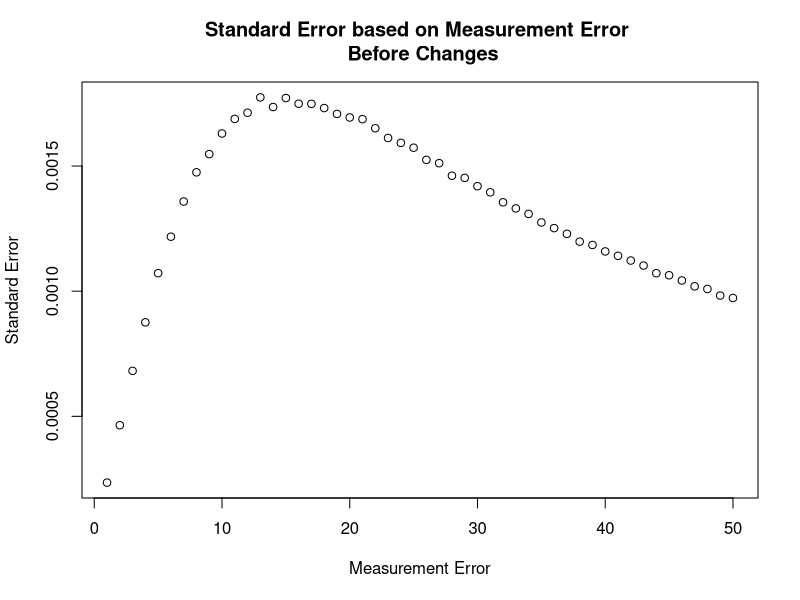
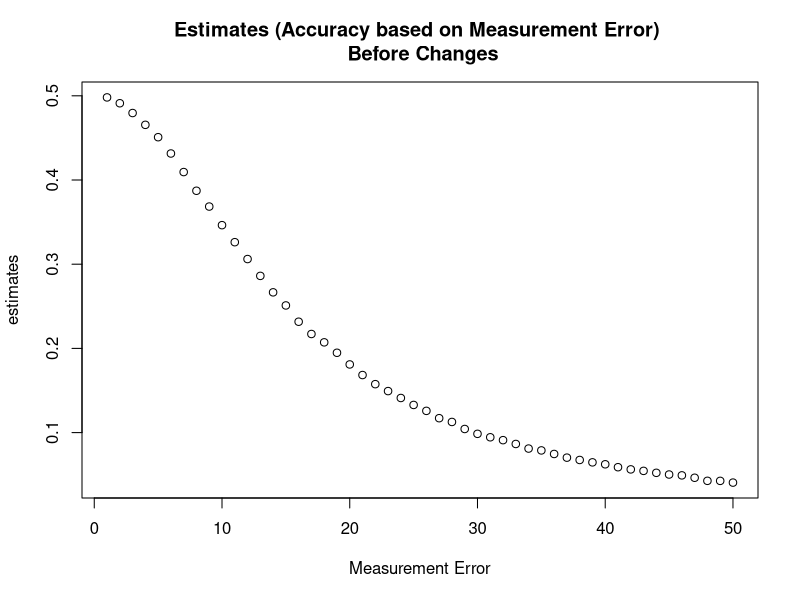
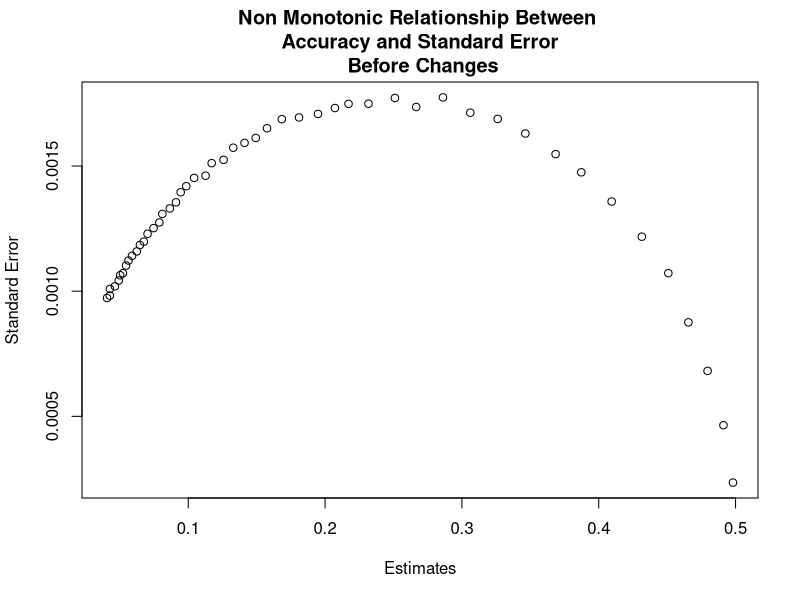
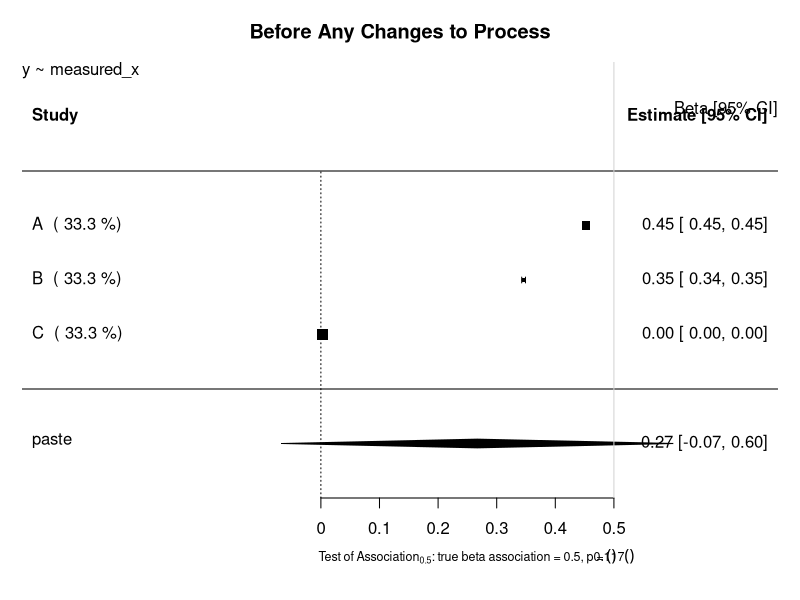
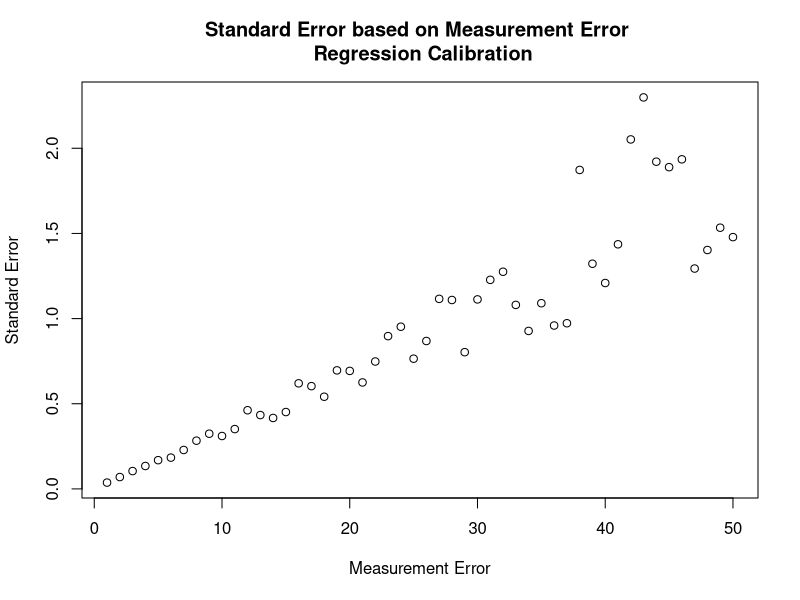
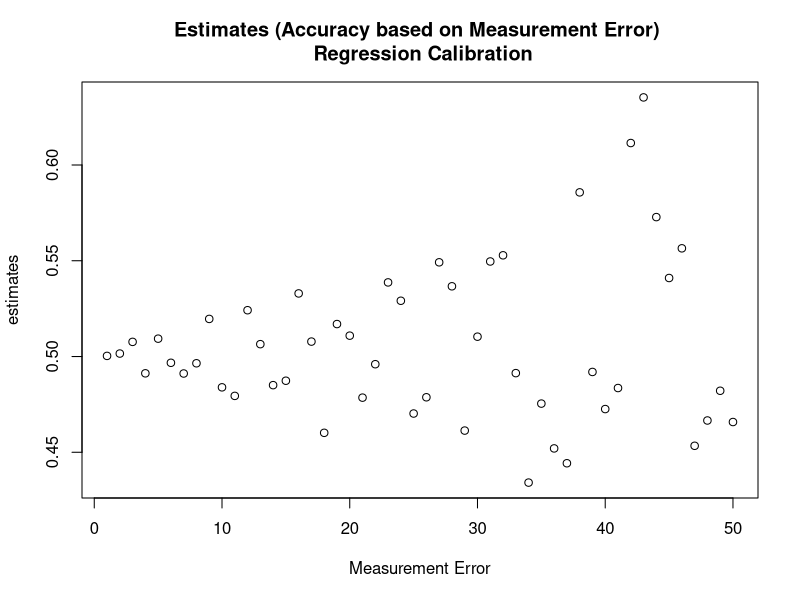
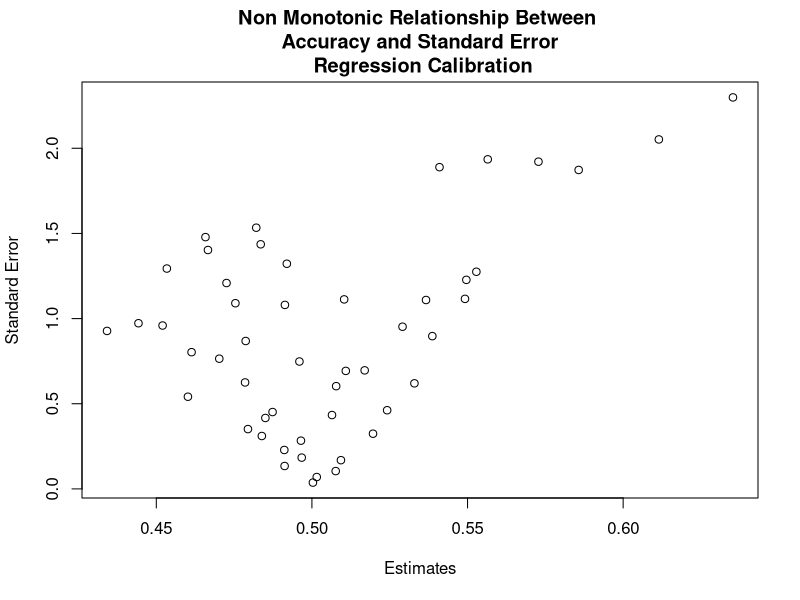

Source code (R) for these figures, in order: (Note: this script raises an error after producing the figures.)
# Investigation into semi monotonic behaviour of standard error in Continuous Variables
## Author: Paul Scherer
##         Tom Bishop
## Institute: University of Cambridge MRC Epidemiology Unit 
## Date: 6.09.2017

# In this file we want to investigate whether we can replicate the semi monotonic behaviour exhibited by 
# standard error dependent on standard measurement error
library(ggplot2)
library(reshape2)
library(parallel)
library(stats)
library(metafor)

# Set save point for the plots
setwd("U:/workspace/paee_harmonisation/Reweighting/plots")

# Raw Data Set Properties
trueBeta = 0.5
constant = 20

study_size = 20000
raw_mean = 40
raw_stdev = 15

# Create Dataframe with x, create y from x, then add normal random noise to x
raw_data = data.frame(x = rnorm(n = study_size, mean = raw_mean, sd = raw_stdev))
raw_data$y = (trueBeta*raw_data$x) + constant

###############################################################################
########################### Functions #########################################
###############################################################################

createStudyData <- function(raw_data, measurement_error){
    x_error = rnorm(n = study_size, mean = 0, sd = measurement_error)
    raw_data$measured_x = raw_data$x + x_error
    return(raw_data)
}

createValidationData <- function(val_size, measurement_error) {
    validation_data = data.frame(x =  rnorm(n = val_size, mean = raw_mean, sd = raw_stdev))
    x_error = rnorm(n = val_size, mean = 0, sd = measurement_error)
    validation_data$measured_x = validation_data$x + x_error
    return (validation_data)
}

#######################################################################################
########################### Motivation of the Problem #################################
#######################################################################################
## Graphing Standard Error as a function of Measurement Error
error_upperbound = 50
std_error = vector("numeric", length = error_upperbound)
estimates = vector("numeric", length = error_upperbound)

set.seed(1)
for (measurement_error in 1:error_upperbound){
	x_error = rnorm(n = study_size, mean = 0, sd = measurement_error)
	raw_data$measured_x = raw_data$x + x_error
	fmla = as.formula(y ~ measured_x)
	linear_model = lm(formula = fmla, data = raw_data)
	x_estimate = linear_model$coefficients["measured_x"]
	x_stdErr = summary(linear_model)$coefficients["measured_x", "Std. Error"]
	std_error[measurement_error] = x_stdErr
	estimates[measurement_error] = x_estimate
}
plot (x = (1:error_upperbound), y = std_error, xlab = "Measurement Error", ylab = "Standard Error", main = "Standard Error based on Measurement Error \n Before Changes")
dev.copy(png,'continous_plot1.png')
dev.off()
plot (x = (1:error_upperbound), y = estimates, xlab = "Measurement Error", ylab = "estimates", main = "Estimates (Accuracy based on Measurement Error) \n Before Changes")
dev.copy(png,'continous_plot2.png')
dev.off()
plot (x = estimates, y = std_error, xlab = "Estimates", ylab = "Standard Error", main = "Non Monotonic Relationship Between \n Accuracy and Standard Error \n Before Changes")
dev.copy(png,'continous_plot3.png')
dev.off()
#######################################################################################
######################## Before Any Changes to the Process ############################
#######################################################################################
# General Parameters
validation_size = 400

# Study A
measureError_A = 5
studyData_A = createStudyData(raw_data = raw_data, measurement_error = measureError_A)
validation_data_A = createValidationData(val_size = validation_size, measurement_error = measureError_A )

# Study B
measureError_B = 10
studyData_B = createStudyData(raw_data = raw_data, measurement_error = measureError_B)
validation_data_B = createValidationData(val_size = validation_size, measurement_error = measureError_B )

# Study C
measureError_C = 200
studyData_C = createStudyData(raw_data = raw_data, measurement_error = measureError_C)
validation_data_C = createValidationData(val_size = validation_size, measurement_error = measureError_C )


lm_A <- lm(formula=y~measured_x, data=studyData_A)
estimate_A = lm_A$coefficients["measured_x"]
stdError_A = summary(lm_A)$coefficients["measured_x","Std. Error"]

lm_B <- lm(formula=y~measured_x, data=studyData_B)
estimate_B = lm_B$coefficients["measured_x"]
stdError_B = summary(lm_B)$coefficients["measured_x","Std. Error"]

lm_C <- lm(formula=y~measured_x, data=studyData_C)
estimate_C = lm_C$coefficients["measured_x"]
stdError_C = summary(lm_C)$coefficients["measured_x","Std. Error"]


## Random Effects Model Forest Plot Before Regression Calibration
estimates = c(estimate_A, estimate_B, estimate_C)
stand_errs = c(stdError_A, stdError_B, stdError_C)
labels = c("A","B","C")
res <- rma(yi = estimates, sei = stand_errs, method='DL', slab = labels)
weights_res <- weights.rma.uni(res)

# Forest Plot
res$slab <- paste(res$slab, " (", round(weights.rma.uni(res),digits=1), "%)")
fmla = as.formula(y~measured_x)
forest(res, mlab=bquote(paste('Overall (I'^2*' = ', .(round(res$I2)),'%, p = ',
    .(sprintf("%.3f", round(res$QEp,3))),')')),
xlab=bquote(paste('Test of Association'[0.5]*': true beta association = 0.5, p = ',
    .(sprintf("%.3f", round(res$pval,3))))), cex=1, cex.lab=0.75, cex.axis=1, main = "Before Any Changes to Process")
usr <- par("usr")
text(usr[2], usr[4], "Beta [95% CI]", adj = c(1, 4),cex=1)
text(usr[1], usr[4], paste0(gsub(paste0("Study Data","\\$"),"", deparse(fmla)),collapse="\n"), adj = c( 0, 1 ),cex=1)
abline(v = 0.5, col = "lightgray")
dev.copy(png,'continous_plot4.png')
dev.off()


#######################################################################################
######################## Using Regression Calibration Classic #########################
#######################################################################################
## Graphing Standard Error as a function of Measurement Error
std_error = vector("numeric", length = error_upperbound)
estimates = vector("numeric", length = error_upperbound)

set.seed(1)
for (measurement_error in 1:error_upperbound){
    studyData_graph = createStudyData(raw_data = raw_data, measurement_error = measurement_error)
    validation_data_graph = createValidationData(val_size = validation_size, measurement_error = measurement_error)

    # calculate the lambda
    fmla_harmonisation = as.formula(x~measured_x)
    lambda_lm_graph <- lm(formula=fmla_harmonisation, data=validation_data_graph)
    lambda_graph = lambda_lm_graph$coefficients["measured_x"]
    stdError_lambda_graph = summary(lambda_lm_graph)$coefficients["measured_x","Std. Error"]

    # calculate the estimates using the normal study data
    lm_graph <- lm(formula=y~measured_x, data=studyData_graph)
    estimate_graph = lm_graph$coefficients["measured_x"]
    stdError_graph = summary(lm_graph)$coefficients["measured_x","Std. Error"]

    # Propagate Errors in Standard Error
    var_lambda = (sqrt(validation_size) * summary(lambda_lm_graph)$coefficients["measured_x","Std. Error"])^2
    var_Beta = (sqrt(validation_size) * summary(lm_graph)$coefficients["measured_x","Std. Error"])^2
    #var_Beta = summary(lm_A)$sigma**2
    # var_Beta = (summary(lm_A)$coefficients["measured_x","Std. Error"])^2
    lambda_pure = unlist(unname(lambda_lm_graph$coefficients["measured_x"]))
    beta_lambda_div_sq = (unname(unlist(lm_graph$coefficients["measured_x"]/(lambda_lm_graph$coefficients["measured_x"])^2)))^2
    delta_variance = (var_Beta / (lambda_pure)^2) + beta_lambda_div_sq * var_lambda
    delta_stdError_B = sqrt(delta_variance)/sqrt(validation_size) 
    delta_stdError_B = sqrt(delta_variance)

    std_error[measurement_error] = delta_stdError_B
    estimates[measurement_error] = estimate_graph/lambda_graph
}
plot (x = (1:error_upperbound), y = std_error, xlab = "Measurement Error", ylab = "Standard Error", main = "Standard Error based on Measurement Error \n Regression Calibration")
dev.copy(png,'continous_plot5.png')
dev.off()
plot (x = (1:error_upperbound), y = estimates, xlab = "Measurement Error", ylab = "estimates", main = "Estimates (Accuracy based on Measurement Error) \n Regression Calibration")
dev.copy(png,'continous_plot6.png')
dev.off()
plot (x = estimates, y = std_error, xlab = "Estimates", ylab = "Standard Error", main = "Non Monotonic Relationship Between \n Accuracy and Standard Error \n Regression Calibration")
dev.copy(png,'continous_plot7.png')
dev.off()

## Random Effects Model Forest Plot After Regression Calibration
estimates_forRMA = estimates
stand_errs = std_error
labels = c("A","B","C")
res <- rma(yi = estimates_forRMA, sei = stand_errs, method='DL', slab = labels)
weights_res <- weights.rma.uni(res)

# Forest Plot
res$slab <- paste(res$slab, " (", round(weights.rma.uni(res),digits=1), "%)")
fmla = as.formula(y~harmonised_x)
forest(res, mlab=bquote(paste('Overall (I'^2*' = ', .(round(res$I2)),'%, p = ',
    .(sprintf("%.3f", round(res$QEp,3))),')')),
xlab=bquote(paste('Test of Association'[0.5]*': true beta association = 0.5, p = ',
    .(sprintf("%.3f", round(res$pval,3))))), cex=1, cex.lab=0.75, cex.axis=1, main = "After Regression Calibration")
usr <- par("usr")
text(usr[2], usr[4], "Beta [95% CI]", adj = c(1, 4),cex=1)
text(usr[1], usr[4], paste0(gsub(paste0("Study Data","\\$"),"", deparse(fmla)),collapse="\n"), adj = c( 0, 1 ),cex=1)
abline(v = 0.5, col = "lightgray")
dev.copy(png,'continous_plot42.png')
dev.off()




# Using real regression calibration.
## Modeling x ~ measured_x in validation
fmla_harmonisation = as.formula(x~measured_x)
# Study A
lambda_lm_A <- lm(formula=fmla_harmonisation, data=validation_data_A)
lambda_A = lambda_lm_A$coefficients["measured_x"]
stdError_lambda_A = summary(lambda_lm_A)$coefficients["measured_x","Std. Error"]

# Study B
lambda_lm_B <- lm(formula=fmla_harmonisation, data=validation_data_B)
lambda_B = lambda_lm_B$coefficients["measured_x"]
stdError_lambda_B = summary(lambda_lm_B)$coefficients["measured_x","Std. Error"]

# Study C
lambda_lm_C <- lm(formula=fmla_harmonisation, data=validation_data_C)
lambda_C = lambda_lm_C$coefficients["measured_x"]
stdError_lambda_C = summary(lambda_lm_C)$coefficients["measured_x","Std. Error"]


lm_A <- lm(formula=y~measured_x, data=studyData_A)
estimate_A = lm_A$coefficients["measured_x"]
stdError_A = summary(lm_A)$coefficients["measured_x","Std. Error"]

lm_B <- lm(formula=y~measured_x, data=studyData_B)
estimate_B = lm_B$coefficients["measured_x"]
stdError_B = summary(lm_B)$coefficients["measured_x","Std. Error"]

lm_C <- lm(formula=y~measured_x, data=studyData_C)
estimate_C = lm_C$coefficients["measured_x"]
stdError_C = summary(lm_C)$coefficients["measured_x","Std. Error"]

corrected_estimate_A = estimate_A / lambda_A
corrected_estimate_B = estimate_B / lambda_B
corrected_estimate_C = estimate_C / lambda_C

# calculate the corrected standard error
var_lambda = (summary(lambda_lm_A)$coefficients["measured_x","Std. Error"])^2
var_Beta = (summary(lm_A)$coefficients["measured_x","Std. Error"])^2
#var_Beta = summary(lm_A)$sigma**2
lambda_pure = unlist(unname(lambda_lm_A$coefficients["measured_x"]))
beta_lambda_div_sq = (unname(unlist(lm_A$coefficients["measured_x"]/(lambda_lm_A$coefficients["measured_x"])^2)))^2
delta_variance = (var_Beta / (lambda_pure)^2) + (beta_lambda_div_sq * var_lambda)
delta_stdError_A = sqrt(delta_variance)/sqrt(validation_size) 
delta_stdError_A = sqrt(delta_variance)

var_lambda = (summary(lambda_lm_B)$coefficients["measured_x","Std. Error"])^2
var_Beta = (sqrt(validation_size) * summary(lm_B)$coefficients["measured_x","Std. Error"])^2
#var_Beta = summary(lm_A)$sigma**2
lambda_pure = unlist(unname(lambda_lm_B$coefficients["measured_x"]))
beta_lambda_div_sq = (unname(unlist(lm_B$coefficients["measured_x"]/(lambda_lm_B$coefficients["measured_x"])^2)))^2
delta_variance = (var_Beta / (lambda_pure)^2) + beta_lambda_div_sq * var_lambda
delta_stdError_B = sqrt(delta_variance)/sqrt(validation_size) 
delta_stdError_B = sqrt(delta_variance)


var_lambda = (summary(lambda_lm_C)$coefficients["measured_x","Std. Error"])^2
var_Beta = (sqrt(validation_size) * summary(lm_C)$coefficients["measured_x","Std. Error"])^2
#var_Beta = summary(lm_A)$sigma**2
lambda_pure = unlist(unname(lambda_lm_C$coefficients["measured_x"]))
beta_lambda_div_sq = (unname(unlist(lm_C$coefficients["measured_x"]/(lambda_lm_C$coefficients["measured_x"])^2)))^2
delta_variance = (var_Beta / (lambda_pure)^2) + beta_lambda_div_sq * var_lambda
delta_stdError_C = sqrt(delta_variance)/sqrt(validation_size) 
delta_stdError_C = sqrt(delta_variance)

## Random Effects Model Forest Plot After Regression Calibration
estimates = c(corrected_estimate_A, corrected_estimate_B, corrected_estimate_C)
stand_errs = c(delta_stdError_A, delta_stdError_B, delta_stdError_C)
labels = c("A","B","C")
res <- rma(yi = estimates, sei = stand_errs, method='DL', slab = labels)
weights_res <- weights.rma.uni(res)

# Forest Plot
res$slab <- paste(res$slab, " (", round(weights.rma.uni(res),digits=1), "%)")
fmla = as.formula(y~harmonised_x)
forest(res, mlab=bquote(paste('Overall (I'^2*' = ', .(round(res$I2)),'%, p = ',
    .(sprintf("%.3f", round(res$QEp,3))),')')),
xlab=bquote(paste('Test of Association'[0.5]*': true beta association = 0.5, p = ',
    .(sprintf("%.3f", round(res$pval,3))))), cex=1, cex.lab=0.75, cex.axis=1, main = "After Regression Calibration")
usr <- par("usr")
text(usr[2], usr[4], "Beta [95% CI]", adj = c(1, 4),cex=1)
text(usr[1], usr[4], paste0(gsub(paste0("Study Data","\\$"),"", deparse(fmla)),collapse="\n"), adj = c( 0, 1 ),cex=1)
abline(v = 0.5, col = "lightgray")
dev.copy(png,'continous_plot8.png')
dev.off()


#######################################################################################
######################## USING THE MODEL OF ERROR *PREDICT* ###########################
#######################################################################################
## PREDICT (ERROR IN VARIABLES MODELS)

## Graphing Standard Error as a function of Measurement Error
std_error = vector("numeric", length = error_upperbound)
estimates = vector("numeric", length = error_upperbound)

set.seed(1)

for (measurement_error in 1:error_upperbound){
    studyData_graph = createStudyData(raw_data = raw_data, measurement_error = measurement_error)
    validation_data_graph = createValidationData(val_size = validation_size, measurement_error = measurement_error)

    # calculate the Error Model
    error_model_graph <- lm(formula=fmla_harmonisation, data=validation_data_graph)
    lambda_graph = error_model_graph$coefficients["measured_x"]
    stdError_lambda_graph = summary(error_model_graph)$coefficients["measured_x","Std. Error"]

    # calculate the estimates using the normal study data
    new = data.frame(measured_x = studyData_graph$measured_x)
    studyData_graph$harmonised_x = predict(error_model_graph, newdata = new)
    lm_graph <- lm(formula=y~harmonised_x, data=studyData_graph)
    estimate_graph = lm_graph$coefficients["harmonised_x"]
    stdError_graph = summary(lm_graph)$coefficients["harmonised_x","Std. Error"]


    std_error[measurement_error] = stdError_graph
    estimates[measurement_error] = estimate_graph
}
plot (x = (1:error_upperbound), y = std_error, xlab = "Measurement Error", ylab = "Standard Error", main = "Standard Error based on Measurement Error \n Error Model Pred")
dev.copy(png,'continous_plot9.png')
dev.off()
plot (x = (1:error_upperbound), y = estimates, xlab = "Measurement Error", ylab = "estimates", main = "Estimates (Accuracy based on Measurement Error) \n Error Model Pred")
dev.copy(png,'continous_plot10.png')
dev.off()
plot (x = estimates, y = std_error, xlab = "Estimates", ylab = "Standard Error", main = "Monotonic Relationship Between \n Accuracy and Standard Error \n Error Model Pred")
dev.copy(png,'continous_plot11.png')
dev.off()


## Modeling x ~ measured_x in validation
fmla_harmonisation = as.formula(x~measured_x)
# Study A
lambda_lm_A <- lm(formula=fmla_harmonisation, data=validation_data_A)
lambda_A = lambda_lm_A$coefficients["measured_x"]
stdError_lambda_A = summary(lambda_lm_A)$coefficients["measured_x","Std. Error"]

# Study B
lambda_lm_B <- lm(formula=fmla_harmonisation, data=validation_data_B)
lambda_B = lambda_lm_B$coefficients["measured_x"]
stdError_lambda_B = summary(lambda_lm_B)$coefficients["measured_x","Std. Error"]

# Study C
lambda_lm_C <- lm(formula=fmla_harmonisation, data=validation_data_C)
lambda_C = lambda_lm_C$coefficients["measured_x"]
stdError_lambda_C = summary(lambda_lm_C)$coefficients["measured_x","Std. Error"]


## Transformation and Regression
# Study A
new = data.frame(measured_x = studyData_A$measured_x)
studyData_A$harmonised_x = predict(lambda_lm_A, newdata = new)
lm_A <- lm(formula=y~harmonised_x, data=studyData_A)
estimate_A = lm_A$coefficients["harmonised_x"]
stdError_A = summary(lm_A)$coefficients["harmonised_x","Std. Error"]

# Study B
new = data.frame(measured_x = studyData_B$measured_x)
studyData_B$harmonised_x = predict(lambda_lm_B, newdata = new)
lm_B <- lm(formula=y~harmonised_x, data=studyData_B)
estimate_B = lm_B$coefficients["harmonised_x"]
stdError_B = summary(lm_B)$coefficients["harmonised_x","Std. Error"]

# Study C
new = data.frame(measured_x = studyData_C$measured_x)
studyData_C$harmonised_x = predict(lambda_lm_C, newdata = new)
lm_C <- lm(formula=y~harmonised_x, data=studyData_C)
estimate_C = lm_C$coefficients["harmonised_x"]
stdError_C = summary(lm_C)$coefficients["harmonised_x","Std. Error"]


## Random Effects Model Forest Plot After Regression Modeling
estimates = c(estimate_A, estimate_B, estimate_C)
stand_errs = c(stdError_A, stdError_B, stdError_C)
labels = c("A","B","C")
res <- rma(yi = estimates, sei = stand_errs, method='DL', slab = labels)
weights_res <- weights.rma.uni(res)

# Forest Plot
res$slab <- paste(res$slab, " (", round(weights.rma.uni(res),digits=1), "%)")
fmla = as.formula(y~harmonised_x)
forest(res, mlab=bquote(paste('Overall (I'^2*' = ', .(round(res$I2)),'%, p = ',
    .(sprintf("%.3f", round(res$QEp,3))),')')),
xlab=bquote(paste('Test of Association'[0.5]*': true beta association = 0.5, p = ',
    .(sprintf("%.3f", round(res$pval,3))))), cex=1, cex.lab=0.75, cex.axis=1, main = "Using Predict aka 'Error Model'")
usr <- par("usr")
text(usr[2], usr[4], "Beta [95% CI]", adj = c(1, 4),cex=1)
text(usr[1], usr[4], paste0(gsub(paste0("Study Data","\\$"),"", deparse(fmla)),collapse="\n"), adj = c( 0, 1 ),cex=1)
abline(v = 0.5, col = "lightgray")
dev.copy(png,'continous_plot12.png')
dev.off()


#######################################################################################
######################## USING THE MODEL OF ERROR *PREDICT* ###########################
################## DONE MANUALLY WITH MODEL PARAMETER ESTIMATES #######################
#######################################################################################
## PREDICT (ERROR IN VARIABLES MODELS)

## Graphing Standard Error as a function of Measurement Error
std_error = vector("numeric", length = error_upperbound)
estimates = vector("numeric", length = error_upperbound)

set.seed(1)

for (measurement_error in 1:error_upperbound){
    studyData_graph = createStudyData(raw_data = raw_data, measurement_error = measurement_error)
    validation_data_graph = createValidationData(val_size = validation_size, measurement_error = measurement_error)

    # calculate the Error Model
    error_model_graph <- lm(formula=fmla_harmonisation, data=validation_data_graph)
    lambda_graph = error_model_graph$coefficients["measured_x"]
    intercept_lambda_graph = error_model_graph$coefficients["(Intercept)"]

    # calculate the estimates using the normal study data
    studyData_graph$lambdadx = studyData_graph$measured_x*lambda_graph + intercept_lambda_graph
    lm_graph <- lm(formula=y~lambdadx, data=studyData_graph)
    estimate_graph = lm_graph$coefficients["lambdadx"]
    stdError_graph = summary(lm_graph)$coefficients["lambdadx","Std. Error"]

    estimates[measurement_error] = estimate_graph
    std_error[measurement_error] = stdError_graph
}
plot (x = (1:error_upperbound), y = std_error, xlab = "Measurement Error", ylab = "Standard Error", main = "Standard Error based on Measurement Error \n Error Model Pred")
dev.copy(png,'continous_plot13.png')
dev.off()

plot (x = (1:error_upperbound), y = estimates, xlab = "Measurement Error", ylab = "estimates", main = "Estimates (Accuracy based on Measurement Error) \n Error Model Pred")
dev.copy(png,'continous_plot14.png')
dev.off()

plot (x = estimates, y = std_error, xlab = "Estimates", ylab = "Standard Error", main = "Monotonic Relationship Between \n Accuracy and Standard Error \n Error Model Pred")
dev.copy(png,'continous_plot15.png')
dev.off()


## By manually predicting values using the model created
## Modeling x ~ measured_x in validation
fmla_harmonisation = as.formula(x~measured_x)
# Study A
lambda_lm_A <- lm(formula=fmla_harmonisation, data=validation_data_A)
lambda_A = lambda_lm_A$coefficients["measured_x"]
intercept_lambda_A = lambda_lm_A$coefficients["(Intercept)"]
stdError_lambda_A = summary(lambda_lm_A)$coefficients["measured_x","Std. Error"]

# Study B
lambda_lm_B <- lm(formula=fmla_harmonisation, data=validation_data_B)
lambda_B = lambda_lm_B$coefficients["measured_x"]
intercept_lambda_B = lambda_lm_B$coefficients["(Intercept)"]
stdError_lambda_B = summary(lambda_lm_B)$coefficients["measured_x","Std. Error"]

# Study C
lambda_lm_C <- lm(formula=fmla_harmonisation, data=validation_data_C)
lambda_C = lambda_lm_C$coefficients["measured_x"]
intercept_lambda_C = lambda_lm_C$coefficients["(Intercept)"]
stdError_lambda_C = summary(lambda_lm_C)$coefficients["measured_x","Std. Error"]

studyData_A$lambdadx = studyData_A$measured_x*lambda_A + intercept_lambda_A
lm_A <- lm(formula=y~lambdadx, data=studyData_A)
estimate_A = lm_A$coefficients["lambdadx"]
stdError_A = summary(lm_A)$coefficients["lambdadx","Std. Error"]

studyData_B$lambdadx = studyData_B$measured_x*lambda_B + intercept_lambda_B
lm_B <- lm(formula=y~lambdadx, data=studyData_B)
estimate_B = lm_B$coefficients["lambdadx"]
stdError_B = summary(lm_B)$coefficients["lambdadx","Std. Error"]

studyData_C$lambdadx = studyData_C$measured_x*lambda_C + intercept_lambda_C
lm_C <- lm(formula=y~lambdadx, data=studyData_C)
estimate_C = lm_C$coefficients["lambdadx"]
stdError_C = summary(lm_C)$coefficients["lambdadx","Std. Error"]


## Random Effects Model Forest Plot After Regression Calibration in all members of measured x
estimates = c(estimate_A, estimate_B, estimate_C)
stand_errs = c(stdError_A, stdError_B, stdError_C)
labels = c("A","B","C")
res <- rma(yi = estimates, sei = stand_errs, method='DL', slab = labels)
weights_res <- weights.rma.uni(res)

# Forest Plot
res$slab <- paste(res$slab, " (", round(weights.rma.uni(res),digits=1), "%)")
fmla = as.formula(y~harmonised_x)
forest(res, mlab=bquote(paste('Overall (I'^2*' = ', .(round(res$I2)),'%, p = ',
    .(sprintf("%.3f", round(res$QEp,3))),')')),
xlab=bquote(paste('Test of Association'[0.5]*': true beta association = 0.5, p = ',
    .(sprintf("%.3f", round(res$pval,3))))), cex=1, cex.lab=0.75, cex.axis=1, main = "Using 'Error Model'")
usr <- par("usr")
text(usr[2], usr[4], "Beta [95% CI]", adj = c(1, 4),cex=1)
text(usr[1], usr[4], paste0(gsub(paste0("Study Data","\\$"),"", deparse(fmla)),collapse="\n"), adj = c( 0, 1 ),cex=1)
abline(v = 0.5, col = "lightgray")
dev.copy(png,'continous_plot16.png')
dev.off()
